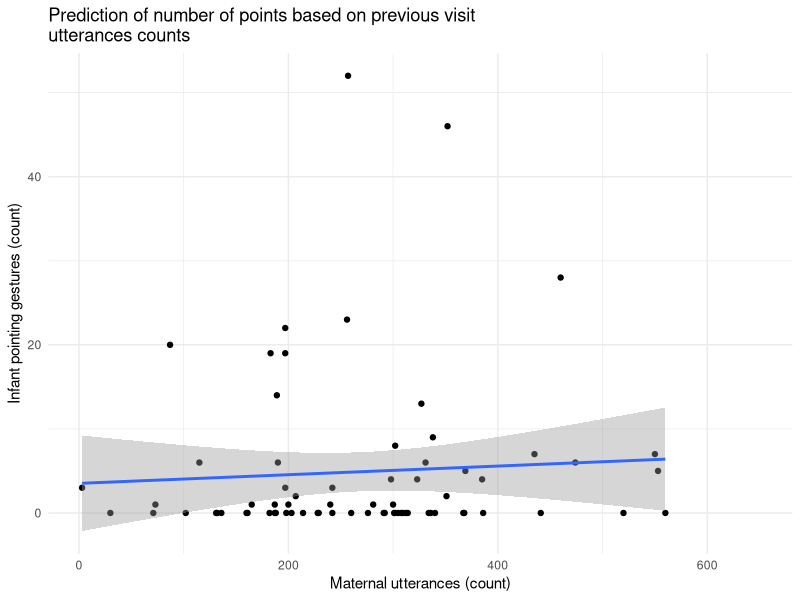
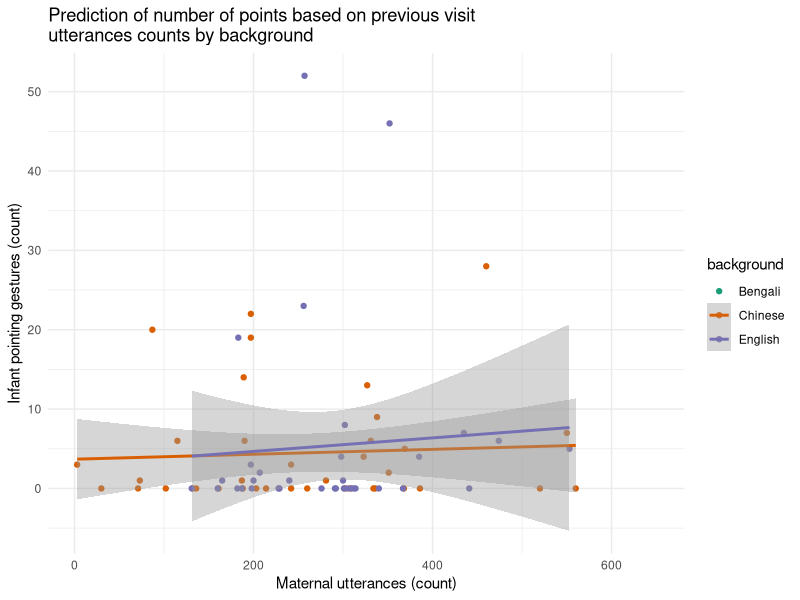
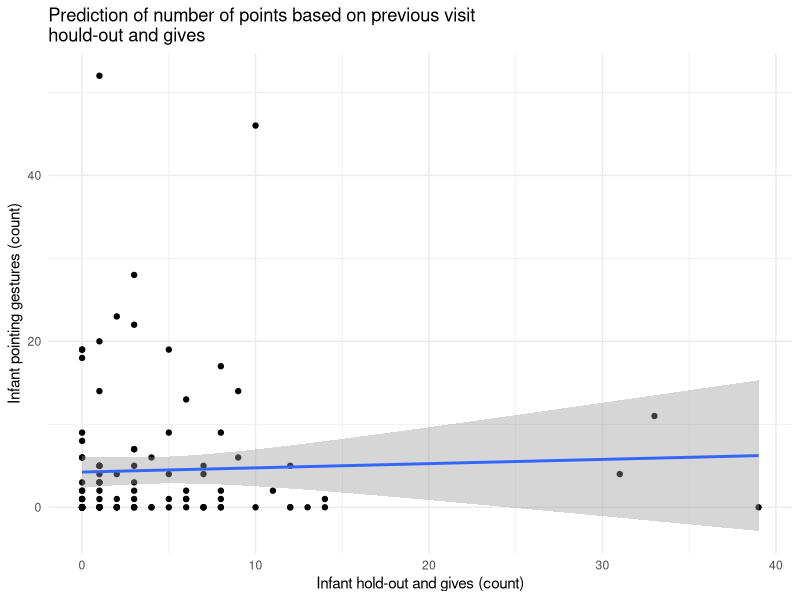
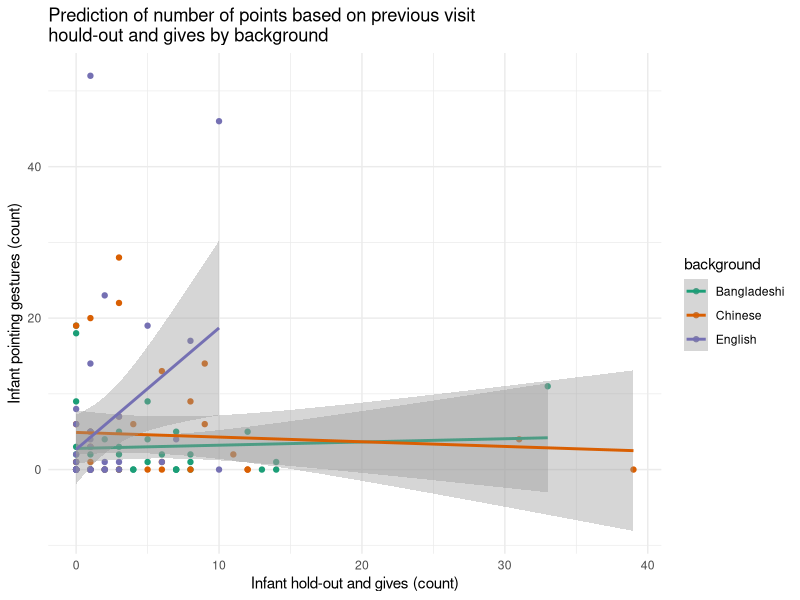
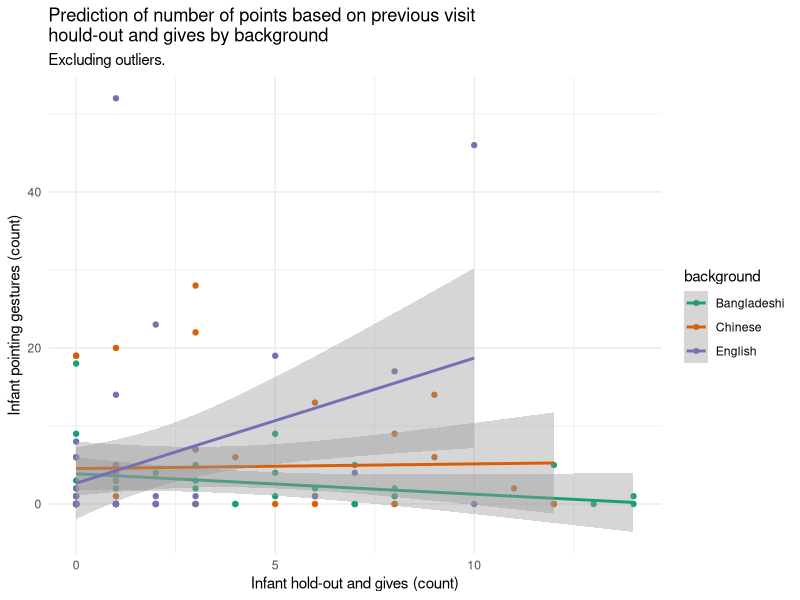
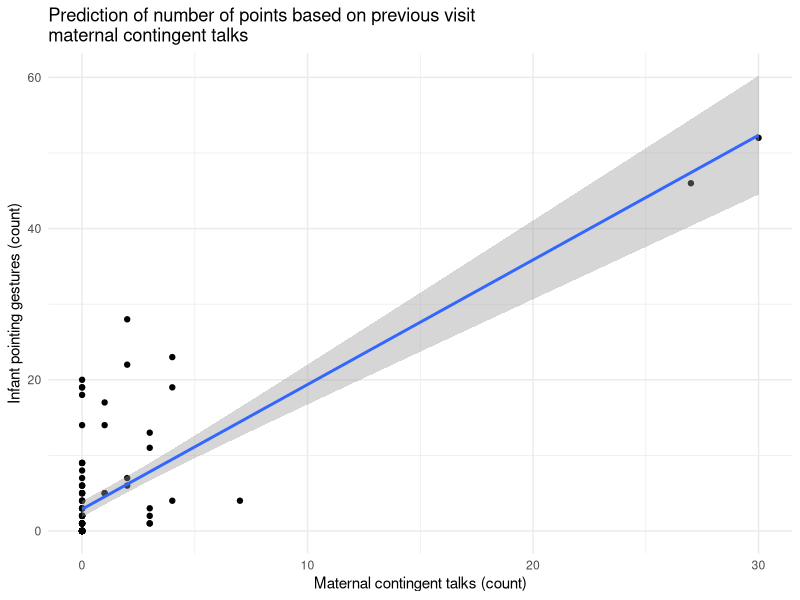
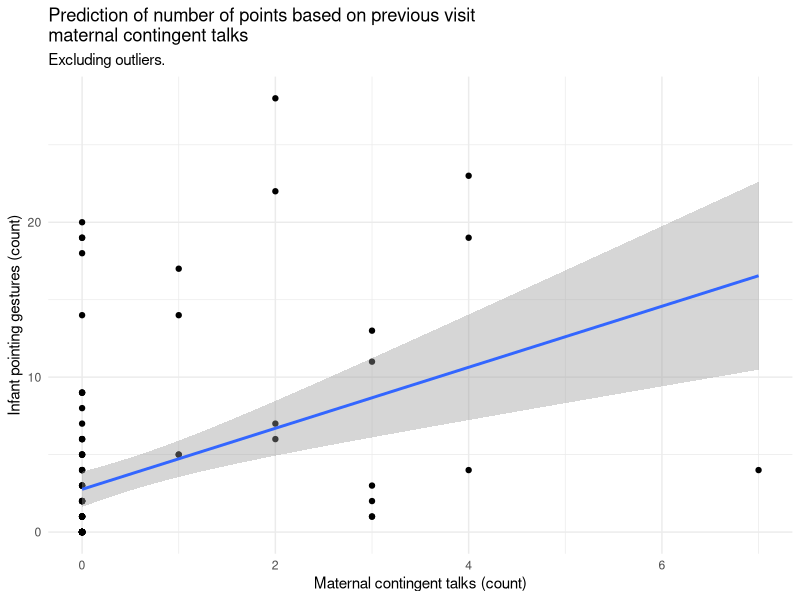
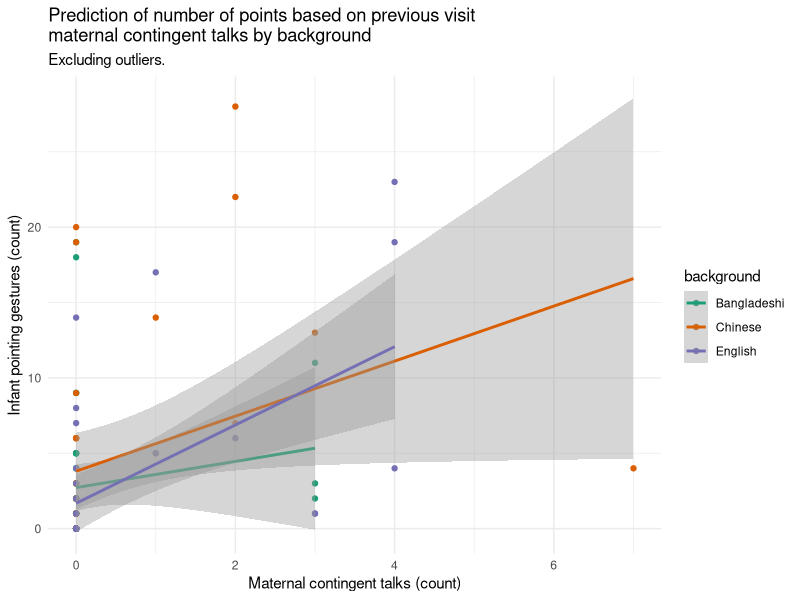

Here is the R script that generated these plots, in order:
## ---- chunk 1
knitr::opts_chunk$set(echo = FALSE, fig.align = "center")
knitr::opts_knit$set(root.dir = normalizePath("../../"))
library(fitdistrplus)
library(tidyverse)
theme_set(theme_minimal())
scale_colour_discrete <- function(...) scale_color_brewer(..., type = "qual", palette = "Dark2")
scale_fill_discrete <- function(...) scale_fill_brewer(..., type = "qual", palette = "Dark2")
## ---- chunk 2
gestures <- read_csv("./data/gestures.csv")

gestures_tot <- gestures %>%
  group_by(dyad, background, months, gesture) %>%
  summarise(
    count = sum(count),
    ct = sum(ct)
  ) %>%
  ungroup() %>%
  mutate(
    gesture = factor(gesture, levels = c("reach", "point", "ho_gv"))
  ) %>%
  mutate_if(is.character, as.factor)

utterances <- read_csv("./data/utterances.csv")

# NAs not removed in sum()
utterances_tot <- utterances %>%
  group_by(dyad, background, months) %>%
  summarise(
    utterances = sum(utterances)
  ) %>%
  ungroup() %>%
  mutate_if(is.character, as.factor)

point <- gestures %>%
  filter(gesture == "point") %>%
  group_by(dyad, background, months) %>%
  summarise(
    count = sum(count)
  ) %>%
  ungroup() %>%
  mutate_if(is.character, as.factor)

utter_point <- left_join(utterances_tot, point) %>%
  rename(point = count)

utterances_compl <- utterances %>% na.omit()
utterances_tcompl <- utterances_tot %>% na.omit()

utter_point_lead <- utter_point %>%
  group_by(dyad) %>%
  mutate(
    lead_point = lead(point)
  ) %>%
  filter(months != 12)

hg_point_lead <- gestures_tot %>%
  dplyr::select(-ct) %>%
  spread(gesture, count) %>%
  dplyr::select(-reach) %>%
  group_by(dyad) %>%
  mutate(
    lead_point = lead(point)
  ) %>%
  filter(months != 12)

ct_point_lead <- gestures_tot %>%
  filter(gesture == "point") %>%
  select(-gesture) %>%
  rename(point = count) %>%
  group_by(dyad) %>%
  mutate(
    lead_point = lead(point)
  ) %>%
  filter(months != 12)
## ---- chunk 3
utter_point_lead %>%
  ggplot(aes(utterances, lead_point)) +
  geom_point() +
  geom_smooth(method = "lm") +
  labs(
    title = "Prediction of number of points based on previous visit\nutterances counts",
    x = "Maternal utterances (count)",
    y = "Infant pointing gestures (count)"
  )
## ---- chunk 4
utter_point_lead %>%
  ggplot(aes(utterances, lead_point, colour = background)) +
  geom_point() +
  geom_smooth(method = "lm") +
  labs(
    title = "Prediction of number of points based on previous visit\nutterances counts by background",
    x = "Maternal utterances (count)",
    y = "Infant pointing gestures (count)"
  )
## ---- chunk 5
hg_point_lead %>%
  ggplot(aes(ho_gv, lead_point)) +
  geom_point() +
  geom_smooth(method = "lm") +
  labs(
    title = "Prediction of number of points based on previous visit\nhould-out and gives",
    x = "Infant hold-out and gives (count)",
    y = "Infant pointing gestures (count)"
  )
## ---- chunk 6
hg_point_lead %>%
  ggplot(aes(ho_gv, lead_point, colour = background)) +
  geom_point() +
  geom_smooth(method = "lm") +
  labs(
    title = "Prediction of number of points based on previous visit\nhould-out and gives by background",
    x = "Infant hold-out and gives (count)",
    y = "Infant pointing gestures (count)"
  )
## ---- chunk 7
hg_point_lead %>%
  filter(ho_gv < 20) %>%
  ggplot(aes(ho_gv, lead_point, colour = background)) +
  geom_point() +
  geom_smooth(method = "lm") +
  labs(
    title = "Prediction of number of points based on previous visit\nhould-out and gives by background",
    subtitle = "Excluding outliers.",
    x = "Infant hold-out and gives (count)",
    y = "Infant pointing gestures (count)"
  )
## ---- chunk 8
ct_point_lead %>%
  ggplot(aes(ct, lead_point)) +
  geom_point() +
  geom_smooth(method = "lm") +
  labs(
    title = "Prediction of number of points based on previous visit\nmaternal contingent talks",
    x = "Maternal contingent talks (count)",
    y = "Infant pointing gestures (count)"
  )
## ---- chunk 9
ct_point_lead %>%
  filter(ct < 20) %>%
  ggplot(aes(ct, lead_point)) +
  geom_point() +
  geom_smooth(method = "lm") +
  labs(
    title = "Prediction of number of points based on previous visit\nmaternal contingent talks",
    subtitle = "Excluding outliers.",
    x = "Maternal contingent talks (count)",
    y = "Infant pointing gestures (count)"
  )
## ---- chunk 10
ct_point_lead %>%
  filter(ct < 20) %>%
  ggplot(aes(ct, lead_point, colour = background)) +
  geom_point() +
  geom_smooth(method = "lm") +
  labs(
    title = "Prediction of number of points based on previous visit\nmaternal contingent talks by background",
    subtitle = "Excluding outliers.",
    x = "Maternal contingent talks (count)",
    y = "Infant pointing gestures (count)"
  )
